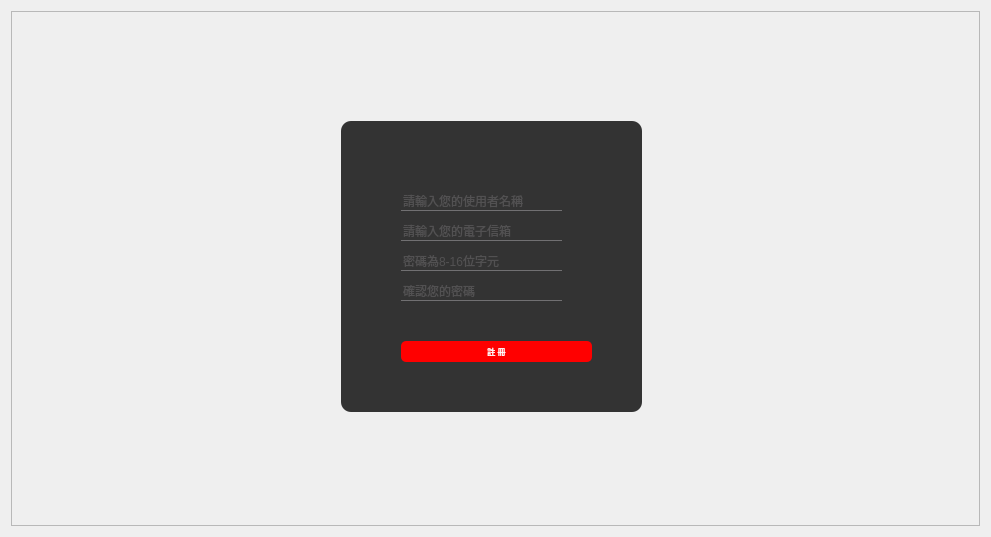
<?xml version="1.0" encoding="UTF-8"?>
<ui version="4.0">
 <class>Form</class>
 <widget class="QWidget" name="Form">
  <property name="geometry">
   <rect>
    <x>0</x>
    <y>0</y>
    <width>991</width>
    <height>537</height>
   </rect>
  </property>
  <property name="windowTitle">
   <string>Form</string>
  </property>
  <property name="styleSheet">
   <string notr="true">color: qradialgradient(spread:repeat, cx:0.5, cy:0.5, radius:0.077, fx:0.5, fy:0.5, stop:0 rgba(0, 169, 255, 147), stop:0.497326 rgba(0, 0, 0, 147), stop:1 rgba(0, 169, 255, 147));</string>
  </property>
  <layout class="QVBoxLayout" name="verticalLayout">
   <item>
    <widget class="QFrame" name="frame">
     <property name="styleSheet">
      <string notr="true">#Form{
	background:url(:/D/invest.jpg);
}</string>
     </property>
     <property name="frameShape">
      <enum>QFrame::StyledPanel</enum>
     </property>
     <property name="frameShadow">
      <enum>QFrame::Raised</enum>
     </property>
     <widget class="QFrame" name="frame_2">
      <property name="geometry">
       <rect>
        <x>330</x>
        <y>110</y>
        <width>301</width>
        <height>291</height>
       </rect>
      </property>
      <property name="styleSheet">
       <string notr="true">QFrame {
    background-color: #333; /* 设置背景颜色 */ 
	 border-radius: 10px;
    
}
</string>
      </property>
      <property name="frameShape">
       <enum>QFrame::StyledPanel</enum>
      </property>
      <property name="frameShadow">
       <enum>QFrame::Raised</enum>
      </property>
      <widget class="QLineEdit" name="username">
       <property name="geometry">
        <rect>
         <x>60</x>
         <y>70</y>
         <width>161</width>
         <height>20</height>
        </rect>
       </property>
       <property name="styleSheet">
        <string notr="true">QLineEdit {
 	background-color: transparent;
    border: none; /* 移除边框 */
    color: #717072; /* 设置文字颜色为灰色 */
	 border-bottom:1px solid #717072;

}	</string>
       </property>
       <property name="text">
        <string/>
       </property>
       <property name="placeholderText">
        <string>請輸入您的使用者名稱</string>
       </property>
      </widget>
      <widget class="QLineEdit" name="email">
       <property name="geometry">
        <rect>
         <x>60</x>
         <y>100</y>
         <width>161</width>
         <height>20</height>
        </rect>
       </property>
       <property name="styleSheet">
        <string notr="true">QLineEdit {
 	background-color: transparent;
    border: none; /* 移除边框 */
    color: #717072; /* 设置文字颜色为灰色 */
	 border-bottom:1px solid #717072;

}	</string>
       </property>
       <property name="text">
        <string/>
       </property>
       <property name="placeholderText">
        <string>請輸入您的電子信箱</string>
       </property>
      </widget>
      <widget class="QLineEdit" name="password">
       <property name="geometry">
        <rect>
         <x>60</x>
         <y>130</y>
         <width>161</width>
         <height>20</height>
        </rect>
       </property>
       <property name="styleSheet">
        <string notr="true">QLineEdit {
 	background-color: transparent;
    border: none; /* 移除边框 */
    color: #717072; /* 设置文字颜色为灰色 */
	 border-bottom:1px solid #717072;

}	</string>
       </property>
       <property name="dragEnabled">
        <bool>false</bool>
       </property>
       <property name="readOnly">
        <bool>false</bool>
       </property>
       <property name="placeholderText">
        <string>密碼為8-16位字元</string>
       </property>
       <property name="clearButtonEnabled">
        <bool>false</bool>
       </property>
      </widget>
      <widget class="QLineEdit" name="confirm_password">
       <property name="geometry">
        <rect>
         <x>60</x>
         <y>160</y>
         <width>161</width>
         <height>20</height>
        </rect>
       </property>
       <property name="styleSheet">
        <string notr="true">QLineEdit {
 	background-color: transparent;
    border: none; /* 移除边框 */
    color: #717072; /* 设置文字颜色为灰色 */
	 border-bottom:1px solid #717072;

}	</string>
       </property>
       <property name="placeholderText">
        <string>確認您的密碼</string>
       </property>
      </widget>
      <widget class="QPushButton" name="register_button">
       <property name="geometry">
        <rect>
         <x>60</x>
         <y>220</y>
         <width>191</width>
         <height>21</height>
        </rect>
       </property>
       <property name="cursor">
        <cursorShape>PointingHandCursor</cursorShape>
       </property>
       <property name="styleSheet">
        <string notr="true">QPushButton {
    background-color: red; /* 设置背景颜色为红色 */
    color: white; /* 设置文字颜色为白色 */
    border: none; /* 可选：移除边框 */
    font: bold 8px; /* 设置文字样式和大小 */
	font-weight: 300;
    padding: 6px; /* 设置内边距，使按钮更大一些 */
	border-radius: 5px;	
}
</string>
       </property>
       <property name="text">
        <string>註 冊</string>
       </property>
      </widget>
     </widget>
     <widget class="QLabel" name="label">
      <property name="geometry">
       <rect>
        <x>1980</x>
        <y>200</y>
        <width>35</width>
        <height>9</height>
       </rect>
      </property>
      <property name="text">
       <string/>
      </property>
      <property name="pixmap">
       <pixmap>../—Pngtree—digital border technology abstract light_7597078.png</pixmap>
      </property>
     </widget>
     <widget class="QLabel" name="label_2">
      <property name="geometry">
       <rect>
        <x>0</x>
        <y>0</y>
        <width>1980</width>
        <height>1080</height>
       </rect>
      </property>
      <property name="text">
       <string/>
      </property>
      <property name="pixmap">
       <pixmap>../login_back.png</pixmap>
      </property>
     </widget>
     <zorder>label_2</zorder>
     <zorder>frame_2</zorder>
     <zorder>label</zorder>
    </widget>
   </item>
  </layout>
 </widget>
 <resources>
  <include location="../backgroud.qrc"/>
 </resources>
 <connections/>
</ui>
